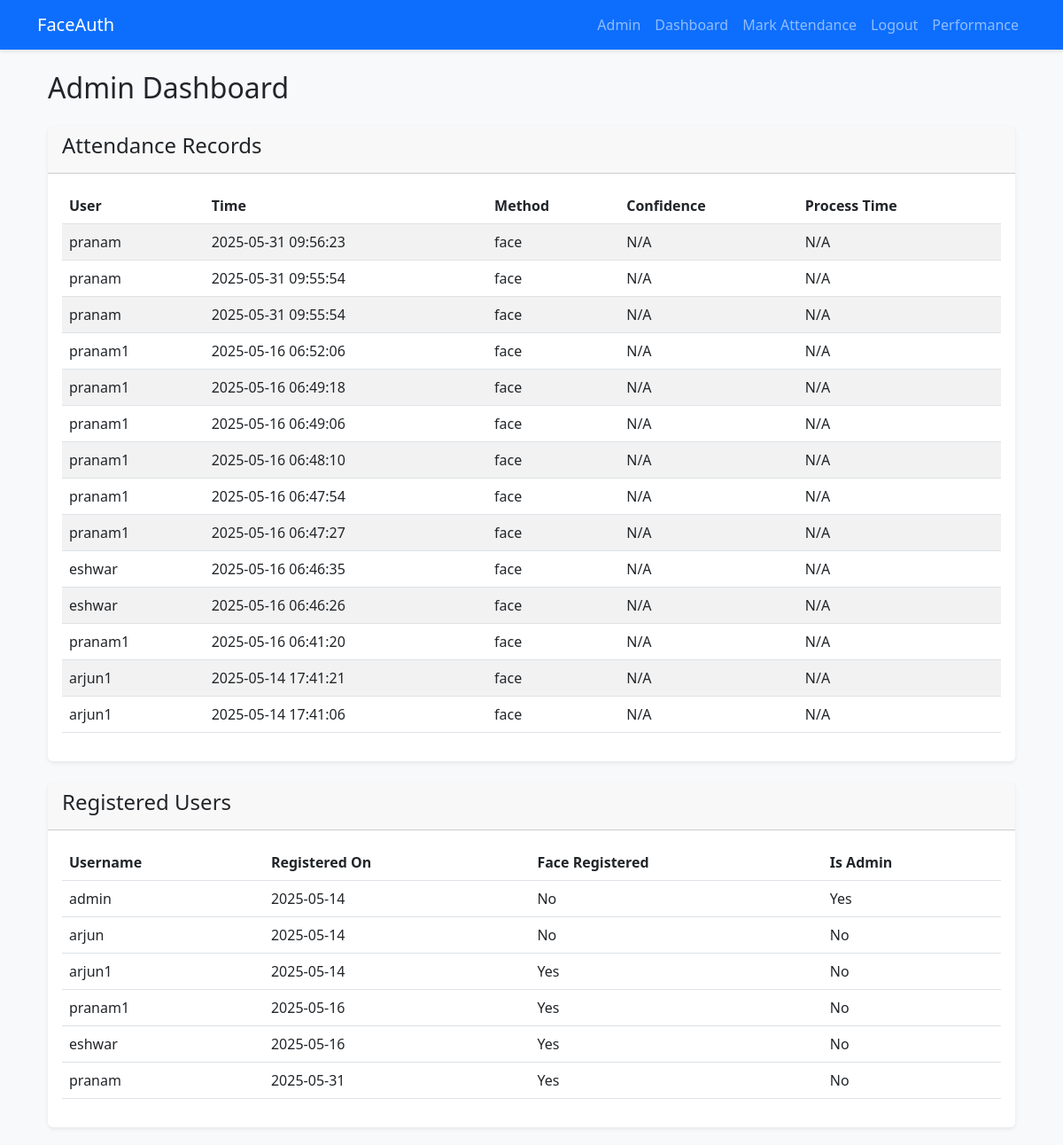
The page /admin (signed in) on the database its author committed.
### app.py (models this page shows)
class Attendance(db.Model):
    id = db.Column(db.Integer, primary_key=True)
    user_id = db.Column(db.Integer, db.ForeignKey('user.id'), nullable=False)
    timestamp = db.Column(db.DateTime, default=datetime.utcnow)
    method = db.Column(db.String(20))  # 'face' or 'manual'
    user = db.relationship('User', backref=db.backref('attendances', lazy=True))

class User(UserMixin, db.Model):
    id = db.Column(db.Integer, primary_key=True)
    username = db.Column(db.String(80), unique=True, nullable=False)
    password = db.Column(db.String(200), nullable=False)
    face_encoding = db.Column(db.LargeBinary)
    is_admin = db.Column(db.Boolean, default=False)  # Add this line
    registered_on = db.Column(db.DateTime, default=datetime.utcnow)

### app.py (the view)
@app.route('/admin')
@login_required
@admin_required
def admin_dashboard():
    if not current_user.is_admin:
        flash('Admin access required!', 'danger')
        return redirect(url_for('dashboard'))
    attendances = Attendance.query.order_by(Attendance.timestamp.desc()).all()
    users = User.query.all()
    return render_template('admin_dashboard.html',
                           attendances=attendances,
                           users=users)

### app.py (called while the page is built)
@login_manager.user_loader
def load_user(user_id):
    return User.query.get(int(user_id))

def admin_required(f):
    @wraps(f)
    def decorated_function(*args, **kwargs):
        if not current_user.is_admin:
            flash('Admin access required!', 'danger')
            return redirect(url_for('dashboard'))
        return f(*args, **kwargs)
    return decorated_function

### templates/admin_dashboard.html
{% extends "base.html" %}
{% block content %}
<div class="container">
    <h2 class="my-4">Admin Dashboard</h2>
    <div class="card mb-4">
        <div class="card-header">
            <h4>Attendance Records</h4>
        </div>
        <div class="card-body">
            <div class="table-responsive">
                <table class="table table-striped">
                    <thead>
                        <tr>
                            <th>User</th>
                            <th>Time</th>
                            <th>Method</th>
                            <th>Confidence</th>
                            <th>Process Time</th>
                        </tr>
                    </thead>
                    <tbody>
                        {% for att in attendances %}
                        <tr>
                            <td>{{ att.user.username }}</td>
                            <td>{{ att.timestamp.strftime('%Y-%m-%d %H:%M:%S') }}</td>
                            <td>{{ att.method }}</td>
                            <td>{{ "%.2f"|format(att.confidence) if att.confidence else 'N/A' }}</td>
                            <td>{{ "%.2fs"|format(att.process_time) if att.process_time else 'N/A' }}</td>
                        </tr>
                        {% endfor %}
                    </tbody>
                </table>
            </div>
        </div>
    </div>
    <div class="card">
        <div class="card-header">
            <h4>Registered Users</h4>
        </div>
        <div class="card-body">
            <table class="table">
                <thead>
                    <tr>
                        <th>Username</th>
                        <th>Registered On</th>
                        <th>Face Registered</th>
                        <th>Is Admin</th>
                    </tr>
                </thead>
                <tbody>
                    {% for user in users %}
                    <tr>
                        <td>{{ user.username }}</td>
                        <td>{{ user.registered_on.strftime('%Y-%m-%d') }}</td>
                        <td>{{ 'Yes' if user.face_encoding else 'No' }}</td>
                        <td>{{ 'Yes' if user.is_admin else 'No' }}</td>
                    </tr>
                    {% endfor %}
                </tbody>
            </table>
        </div>
    </div>
</div>
{% endblock %}

### templates/base.html (shortened to what this page needs)
<!DOCTYPE html>
<html lang="en">
<head>
    <link href="https://cdn.jsdelivr.net/npm/bootstrap@5.3.0/dist/css/bootstrap.min.css" rel="stylesheet">
    <link rel="stylesheet" href="{{ url_for('static', filename='css/styles.css') }}">
</head>
<body>
    <nav class="navbar navbar-expand-lg navbar-dark bg-primary">
        <div class="container">
            <a class="navbar-brand" href="{{ url_for('home') }}">FaceAuth</a>
            <div class="collapse navbar-collapse" id="navbarNav">
                <ul class="navbar-nav ms-auto">
                    {% if current_user.is_authenticated %}
                        {% if current_user.is_admin %}
                            <li class="nav-item">
                                <a class="nav-link" href="{{ url_for('admin_dashboard') }}">Admin</a>
                                </li>
                        {% endif %}
                        <li class="nav-item">
                            <a class="nav-link" href="{{ url_for('dashboard') }}">Dashboard</a>
                        </li>
                        <li class="nav-item">
                            <a class="nav-link" href="{{ url_for('mark_attendance') }}">Mark Attendance</a>
                        </li>
                        <li class="nav-item">
                            <a class="nav-link" href="{{ url_for('logout') }}">Logout</a>
                        </li>
                        <li class="nav-item">
                            <a class="nav-link" href="{{ url_for('metrics') }}">Performance</a>
                        </li>
                    {% endif %}
                </ul>
            </div>
        </div>
    </nav>
    <div class="container mt-4">
        {% block content %}{% endblock %}
    </div>
</body>
</html>

### static/css/styles.css (style rules this page uses)
body { background-color: #f8f9fa; min-height: 100vh; }
.navbar { box-shadow: 0 2px 4px rgba(0,0,0,0.1); }
.card { border: none; box-shadow: 0 0.125rem 0.25rem rgba(0, 0, 0, 0.075); margin-bottom: 20px; }

### rows shown on the page
Attendance: user.username "pranam", timestamp "2025-05-31 09:56:23", method "face", confidence "N/A", process_time "N/A"
Attendance: user.username "pranam", timestamp "2025-05-31 09:55:54", method "face", confidence "N/A", process_time "N/A"
Attendance: user.username "pranam", timestamp "2025-05-31 09:55:54", method "face", confidence "N/A", process_time "N/A"
Attendance: user.username "pranam1", timestamp "2025-05-16 06:52:06", method "face", confidence "N/A", process_time "N/A"
Attendance: user.username "pranam1", timestamp "2025-05-16 06:49:18", method "face", confidence "N/A", process_time "N/A"
Attendance: user.username "pranam1", timestamp "2025-05-16 06:49:06", method "face", confidence "N/A", process_time "N/A"
Attendance: user.username "pranam1", timestamp "2025-05-16 06:48:10", method "face", confidence "N/A", process_time "N/A"
Attendance: user.username "pranam1", timestamp "2025-05-16 06:47:54", method "face", confidence "N/A", process_time "N/A"
Attendance: user.username "pranam1", timestamp "2025-05-16 06:47:27", method "face", confidence "N/A", process_time "N/A"
Attendance: user.username "eshwar", timestamp "2025-05-16 06:46:35", method "face", confidence "N/A", process_time "N/A"
Attendance: user.username "eshwar", timestamp "2025-05-16 06:46:26", method "face", confidence "N/A", process_time "N/A"
Attendance: user.username "pranam1", timestamp "2025-05-16 06:41:20", method "face", confidence "N/A", process_time "N/A"
Attendance: user.username "arjun1", timestamp "2025-05-14 17:41:21", method "face", confidence "N/A", process_time "N/A"
Attendance: user.username "arjun1", timestamp "2025-05-14 17:41:06", method "face", confidence "N/A", process_time "N/A"
User: username "admin", registered_on "2025-05-14", face_encoding "No", is_admin "Yes"
User: username "arjun", registered_on "2025-05-14", face_encoding "No", is_admin "No"
User: username "arjun1", registered_on "2025-05-14", face_encoding "Yes", is_admin "No"
User: username "pranam1", registered_on "2025-05-16", face_encoding "Yes", is_admin "No"
User: username "eshwar", registered_on "2025-05-16", face_encoding "Yes", is_admin "No"
User: username "pranam", registered_on "2025-05-31", face_encoding "Yes", is_admin "No"
